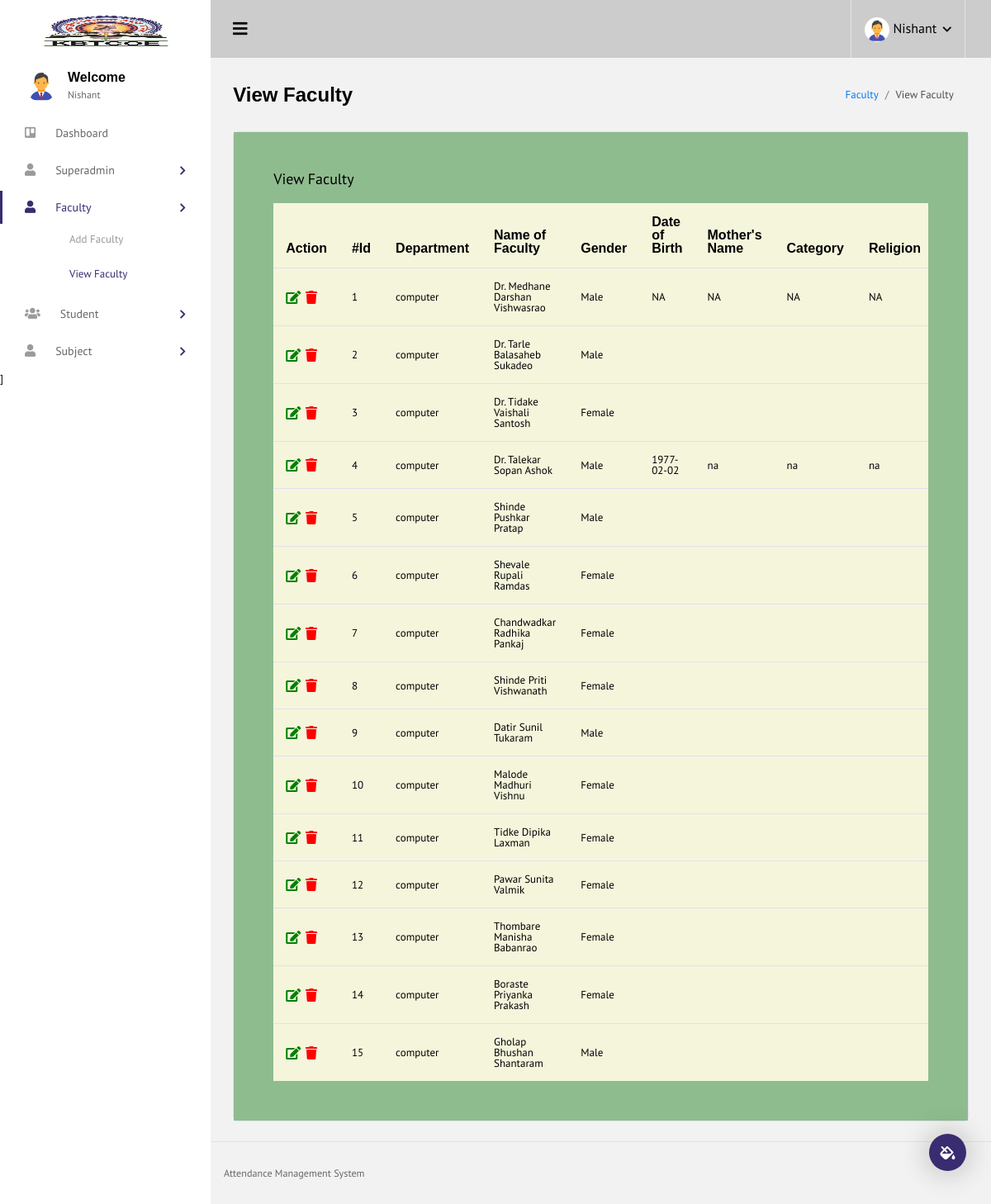
The app's page /view_faculty.php (signed in) with its own data.
### tables this page shows
CREATE TABLE `faculty_info` (
  `f_id` int NOT NULL,
  `f_department` varchar(50) DEFAULT NULL,
  `f_name` varchar(255) DEFAULT NULL,
  `f_gender` varchar(20) DEFAULT NULL,
  `f_date` varchar(50) DEFAULT NULL,
  `f_mothername` varchar(50) DEFAULT NULL,
  `f_category` varchar(50) DEFAULT NULL,
  `f_religion` varchar(50) DEFAULT NULL,
  `f_mobile` varchar(20) DEFAULT NULL,
  `f_email` varchar(255) DEFAULT NULL,
  `f_address` varchar(255) DEFAULT NULL,
  `f_pancard` varchar(50) DEFAULT NULL,
  `f_aadharcard` varchar(50) DEFAULT NULL,
  `f_bankaccount` varchar(50) DEFAULT NULL,
  `f_ifsc` varchar(50) DEFAULT NULL,
  `f_micr` varchar(50) DEFAULT NULL,
  `f_pf` varchar(50) DEFAULT NULL,
  `f_passportno` varchar(50) DEFAULT NULL,
  `f_username` varchar(255) DEFAULT NULL,
  `f_password` varchar(255) DEFAULT NULL,
  `f_status` varchar(255) DEFAULT NULL,
  `f_generated_time` timestamp NOT NULL DEFAULT CURRENT_TIMESTAMP ON UPDATE CURRENT_TIMESTAMP
);

### view_faculty.php (the view, shortened to what this page needs)
 <!DOCTYPE html>
<html lang="en">
<head>
  <link rel="stylesheet" href="vendors/iconfonts/font-awesome/css/all.min.css">
  <link rel="stylesheet" href="vendors/css/vendor.bundle.base.css">
  <link rel="stylesheet" href="vendors/css/vendor.bundle.addons.css">
  <link rel="stylesheet" href="css/style.css">
</head>
<body>
  <div class="container-scroller">
      <?php include "header.php";?>
    <div class="container-fluid page-body-wrapper">
      <div class="theme-setting-wrapper">
        <div id="settings-trigger"><i class="fas fa-fill-drip"></i></div>
      </div>
      <?php include "navbar.php";?>
      <div class="main-panel">
        <div class="content-wrapper">
          <div class="page-header">
            <h3 class="page-title">
              View Faculty
            </h3>
            <nav aria-label="breadcrumb">
              <ol class="breadcrumb">
                <li class="breadcrumb-item"><a href="#">Faculty</a></li>
                <li class="breadcrumb-item active" aria-current="page">View Faculty</li>
              </ol>
            </nav>
          </div>
          <div class="card">
            <div class="card-body">
              <h4 class="card-title">View Faculty</h4>
              <div class="row">
                <div class="col-12">
                  <div class="table-responsive">
                    <table id="order-listing" class="table">
                      <thead>
                        <tr>
                          <th>Action</th>
                          <th>#Id</th>
                          <th>Department</th>
                          <th>Name of Faculty</th>
                          <th>Gender</th>
                          <th>Date of Birth</th>
                          <th>Mother's Name</th>
                          <th>Category</th>
                          <th>Religion</th>
                        </tr>
                      </thead>
                      <tbody>
                    <?php
                            require 'db.php';
                            $select = "select * from faculty_info  where f_status ='1'";
                              if ($result = $con->query($select))
                                 {
                                       while ($data = $result->fetch_assoc())
                                       {
                                          echo'
                        <tr>
                          <td style="font-size: 16px;">
                          <a href="edit_faculty.php?f_id='.$data["f_id"].'">
                          <i class="fas fa-edit " style="margin-right:3%;color: green" ></i>
                         <!-- <a href="edit_faculty.php?f_id='.$data["f_id"].'">
                          <i class="fas fa-eye " style="color: blue" ></i> -->
                           <a href="javascript:;" class="del" data-userid = '.$data["f_id"].'><i class="fas fa-trash" style="color: red"></i></a>
                           </td>
                          <td >'.$data["f_id"].'</td>
                          <td >'.$data["f_department"].'</td>
                          <td >'.$data["f_name"].'</td>
                          <td >'.$data["f_gender"].'</td>
                          <td >'.$data["f_date"].'</td>
                          <td >'.$data["f_mothername"].'</td>
                          <td >'.$data["f_category"].'</td>
                          <td >'.$data["f_religion"].'</td>
                          <td class="text-danger">'.$data["f_mobile"].'</td>
                          <td><label class="">'.$data["f_email"].'</label></td>
                          <td >'.$data["f_address"].'</td>
                          <td >'.$data["f_pancard"].'</td>
                          <td >'.$data["f_aadharcard"].'</td>
                          <td >'.$data["f_bankaccount"].'</td>
                          <td >'.$data["f_ifsc"].'</td>
                          <td >'.$data["f_micr"].'</td>
                          <td >'.$data["f_pf"].'</td>
                          <td >'.$data["f_passportno"].'</td>
                          <td><label class="">'.$data["f_username"].'</label></td>
                          <td><label class="">'.$data["f_password"].'</label></td>
                        </tr>
                        ';}}?>
                      </tbody>
                    </table>
                  </div>
                </div>
              </div>
            </div>
          </div>
        </div>
        <?php include "footer.php";?>
      </div>
    </div>
</body>
</html>

### header.php (shortened to what this page needs)
<nav class="navbar col-lg-12 col-12 p-0 fixed-top d-flex flex-row default-layout-navbar">
     <div class="text-center navbar-brand-wrapper d-flex align-items-center justify-content-center">
       <a class="navbar-brand brand-logo" href="index.php"><img src="images/Fearless.png" width="295" height="343" alt="logo"/></a>
     </div>
     <div class="navbar-menu-wrapper d-flex align-items-stretch">
       <button class="navbar-toggler navbar-toggler align-self-center" type="button" data-toggle="minimize">
         <span class="fas fa-bars"></span>
       </button>
       <ul class="navbar-nav navbar-nav-right">
         <li class="nav-item nav-profile dropdown">
           <a class="nav-link dropdown-toggle" href="#" data-toggle="dropdown" id="profileDropdown">
             <img src="images/icon.png" alt="profile"/>
             <?php
             if(isset($_SESSION['auth'])){
             echo $_SESSION['auth_user']['user_name'];
             }
             else{
                 echo "Not Logged In";
             }
             ?>
           </a>
         </li>
       </ul>
     </div>
   </nav>

### navbar.php (shortened to what this page needs)
<nav class="sidebar sidebar-offcanvas" id="sidebar">
        <ul class="nav">
          <li class="nav-item nav-profile">
            <div class="nav-link">
              <div class="profile-image">
                <img src="images/icon.png" alt="image"/>
              </div>
              <div class="profile-name">
                <p class="name">
                  Welcome
                </p>
                <p class="designation">
                  <?php
              if(isset($_SESSION['auth'])){
              echo $_SESSION['auth_user']['user_name'];
              }
              else{
                  echo "Not Logged In";
              }
              ?>
                </p>
              </div>
            </div>
          </li>
          <li class="nav-item">
            <a class="nav-link" href="dashboard.php">
              <i class="fab fa-trello menu-icon"></i>
              <span class="menu-title">Dashboard</span>
            </a>
          </li>
          <li class="nav-item ">
            <a class="nav-link" data-toggle="collapse" href="#sidebar-layouts" aria-expanded="false" aria-controls="sidebar-layouts">
              <i class="fas fa-user menu-icon"></i>
              <span class="menu-title">Superadmin</span>
              <i class="menu-arrow"></i>
            </a>
          </li>
          <li class="nav-item">
            <a class="nav-link" data-toggle="collapse" href="#page-layouts" aria-expanded="false" aria-controls="page-layouts">
              <i class="fas fa-user menu-icon"></i>
              <span class="menu-title">Faculty</span>
              <i class="menu-arrow"></i>
            </a>
            <div class="collapse" id="page-layouts">
              <ul class="nav flex-column sub-menu">
                <li class="nav-item d-none d-lg-block"> <a class="nav-link" href="add_faculty.php">Add Faculty</a>
                </li>
                <li class="nav-item"> <a class="nav-link" href="view_faculty.php">View Faculty</a></li>
              </ul>
            </div>
          </li>
          <li class="nav-item ">
            <a class="nav-link" data-toggle="collapse" href="#ui-basic" aria-expanded="false" aria-controls="ui-basic">
              <i class="fas fa-users menu-icon"></i>
              <span class="menu-title">Student</span>
              <i class="menu-arrow"></i>
            </a>
              </li>
              </ul>
            </div>
          <li class="nav-item">
            <a class="nav-link" data-toggle="collapse" href="#subject_1" aria-expanded="false" aria-controls="subject_1">
              <i class="fas fa-user menu-icon"></i>
              <span class="menu-title">Subject</span>
              <i class="menu-arrow"></i>
            </a>
          </li>
                   ]

### footer.php
<footer class="footer">
         <div class="d-sm-flex justify-content-center justify-content-sm-between">
           <span class="text-muted text-center text-sm-left d-block d-sm-inline-block">Attendance Management System</span>
         </div>
       </footer>

### records on screen
faculty_info: f_id "1", f_department "computer", f_name "Dr. Medhane Darshan Vishwasrao", f_gender "Male", f_date "NA", f_mothername "NA", f_category "NA", f_religion "NA"
faculty_info: f_id "2", f_department "computer", f_name "Dr. Tarle Balasaheb Sukadeo", f_gender "Male"
faculty_info: f_id "3", f_department "computer", f_name "Dr. Tidake Vaishali Santosh", f_gender "Female"
faculty_info: f_id "4", f_department "computer", f_name "Dr. Talekar Sopan Ashok", f_gender "Male", f_date "1977-02-02", f_mothername "na", f_category "na", f_religion "na"
faculty_info: f_id "5", f_department "computer", f_name "Shinde Pushkar Pratap", f_gender "Male"
faculty_info: f_id "6", f_department "computer", f_name "Shevale Rupali Ramdas", f_gender "Female"
faculty_info: f_id "7", f_department "computer", f_name "Chandwadkar Radhika Pankaj", f_gender "Female"
faculty_info: f_id "8", f_department "computer", f_name "Shinde Priti Vishwanath", f_gender "Female"
faculty_info: f_id "9", f_department "computer", f_name "Datir Sunil Tukaram", f_gender "Male"
faculty_info: f_id "10", f_department "computer", f_name "Malode Madhuri Vishnu", f_gender "Female"
faculty_info: f_id "11", f_department "computer", f_name "Tidke Dipika Laxman", f_gender "Female"
faculty_info: f_id "12", f_department "computer", f_name "Pawar Sunita Valmik", f_gender "Female"
faculty_info: f_id "13", f_department "computer", f_name "Thombare Manisha Babanrao", f_gender "Female"
faculty_info: f_id "14", f_department "computer", f_name "Boraste Priyanka Prakash", f_gender "Female"
faculty_info: f_id "15", f_department "computer", f_name "Gholap Bhushan Shantaram", f_gender "Male"

### other values on screen
$_SESSION['auth_user']['user_name'] "Nishant"
